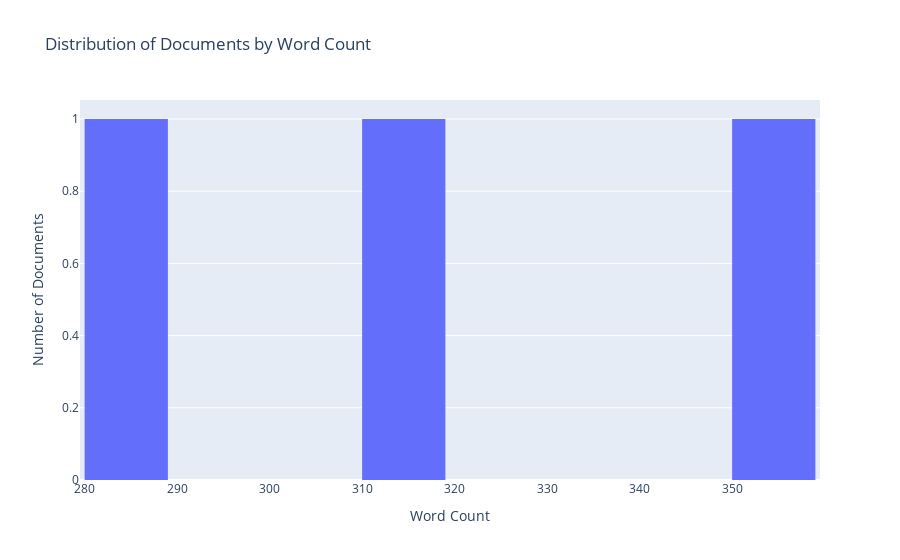
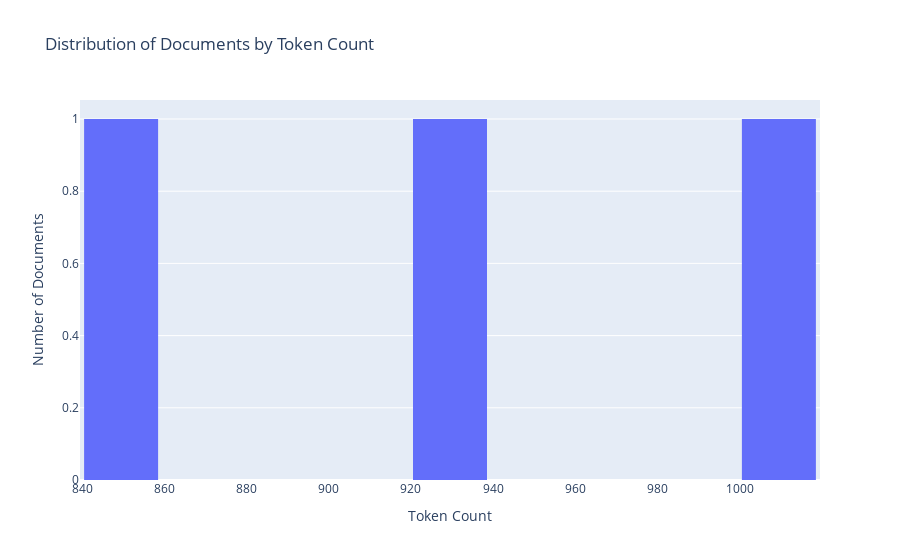
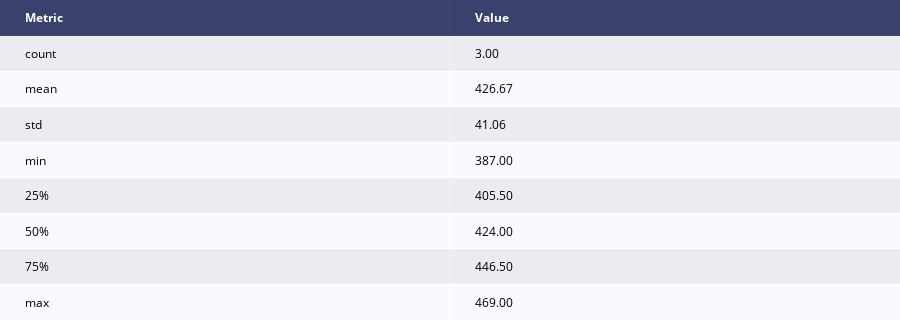
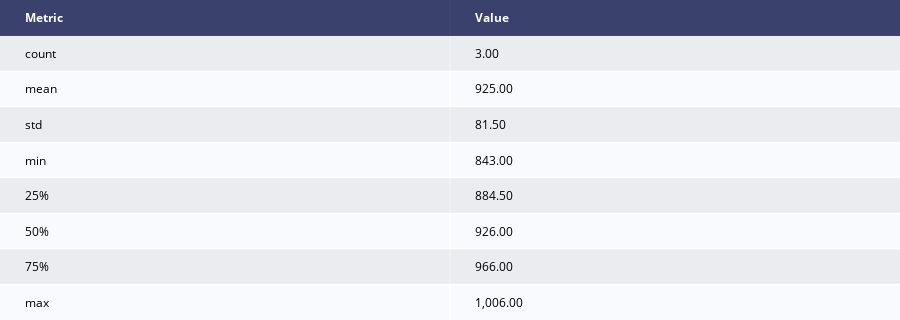

Notebook source saved alongside these figures, in order:
### Markdown cell above
## Teaching staff stats after cleaning

### Code cell
du.histogram_word_count_multiple_docs(cleaned_teachingstaff)
du.histogram_token_count_multiple_docs(cleaned_teachingstaff)
du.generate_document_statistics_by_word_count(cleaned_teachingstaff)
du.generate_document_statistics_by_tokens(cleaned_teachingstaff)
du.bar_plot_word_frequency(cleaned_teachingstaff, top_n=20)
du.bar_plot_ngram_frequency(cleaned_teachingstaff, n=2, top_n=20)

### Figure 1 — Plotly figure (JSON) as saved in the notebook; plotly's stock layout.template omitted (floating-point values rounded to 4 significant figures)
{"data": [{"bingroup": "x", "hovertemplate": "Word Count=%{x}<br>count=%{y}<extra></extra>", "legendgroup": "", "marker": {"color": "#636efa", "pattern": {"shape": ""}}, "name": "", "nbinsx": 10, "orientation": "v", "showlegend": false, "type": "histogram", "x": [286, 350, 315], "xaxis": "x", "yaxis": "y"}], "layout": {"bargap": 0.1, "barmode": "relative", "legend": {"tracegroupgap": 0}, "title": {"text": "Distribution of Documents by Word Count"}, "xaxis": {"anchor": "y", "domain": [0, 1], "title": {"text": "Word Count"}}, "yaxis": {"anchor": "x", "domain": [0, 1], "title": {"text": "Number of Documents"}}}}

### Figure 2 — Plotly figure (JSON) as saved in the notebook; plotly's stock layout.template omitted (floating-point values rounded to 4 significant figures)
{"data": [{"bingroup": "x", "hovertemplate": "Token Count=%{x}<br>count=%{y}<extra></extra>", "legendgroup": "", "marker": {"color": "#636efa", "pattern": {"shape": ""}}, "name": "", "nbinsx": 15, "orientation": "v", "showlegend": false, "type": "histogram", "x": [843, 1006, 926], "xaxis": "x", "yaxis": "y"}], "layout": {"bargap": 0.1, "barmode": "relative", "legend": {"tracegroupgap": 0}, "title": {"text": "Distribution of Documents by Token Count"}, "xaxis": {"anchor": "y", "domain": [0, 1], "title": {"text": "Token Count"}}, "yaxis": {"anchor": "x", "domain": [0, 1], "title": {"text": "Number of Documents"}}}}

### Figure 3 — Plotly figure (JSON) as saved in the notebook; plotly's stock layout.template omitted (floating-point values rounded to 4 significant figures)
{"data": [{"colorscale": [[0, "#00083e"], [0.5, "#ededee"], [1, "#ffffff"]], "hoverinfo": "none", "opacity": 0.75, "showscale": false, "type": "heatmap", "z": [[0, 0], [0.5, 0.5], [1, 1], [0.5, 0.5], [1, 1], [0.5, 0.5], [1, 1], [0.5, 0.5], [1, 1]]}], "layout": {"annotations": [{"align": "center", "font": {"color": "#ffffff"}, "showarrow": false, "text": "<b>Metric</b>", "x": -0.45, "xanchor": "left", "xref": "x", "y": 0, "yref": "y"}, {"align": "center", "font": {"color": "#ffffff"}, "showarrow": false, "text": "<b>Value</b>", "x": 0.55, "xanchor": "left", "xref": "x", "y": 0, "yref": "y"}, {"align": "center", "font": {"color": "#000000"}, "showarrow": false, "text": "count", "x": -0.45, "xanchor": "left", "xref": "x", "y": 1, "yref": "y"}, {"align": "center", "font": {"color": "#000000"}, "showarrow": false, "text": "3.00", "x": 0.55, "xanchor": "left", "xref": "x", "y": 1, "yref": "y"}, {"align": "center", "font": {"color": "#000000"}, "showarrow": false, "text": "mean", "x": -0.45, "xanchor": "left", "xref": "x", "y": 2, "yref": "y"}, {"align": "center", "font": {"color": "#000000"}, "showarrow": false, "text": "426.67", "x": 0.55, "xanchor": "left", "xref": "x", "y": 2, "yref": "y"}, {"align": "center", "font": {"color": "#000000"}, "showarrow": false, "text": "std", "x": -0.45, "xanchor": "left", "xref": "x", "y": 3, "yref": "y"}, {"align": "center", "font": {"color": "#000000"}, "showarrow": false, "text": "41.06", "x": 0.55, "xanchor": "left", "xref": "x", "y": 3, "yref": "y"}, {"align": "center", "font": {"color": "#000000"}, "showarrow": false, "text": "min", "x": -0.45, "xanchor": "left", "xref": "x", "y": 4, "yref": "y"}, {"align": "center", "font": {"color": "#000000"}, "showarrow": false, "text": "387.00", "x": 0.55, "xanchor": "left", "xref": "x", "y": 4, "yref": "y"}, {"align": "center", "font": {"color": "#000000"}, "showarrow": false, "text": "25%", "x": -0.45, "xanchor": "left", "xref": "x", "y": 5, "yref": "y"}, {"align": "center", "font": {"color": "#000000"}, "showarrow": false, "text": "405.50", "x": 0.55, "xanchor": "left", "xref": "x", "y": 5, "yref": "y"}, {"align": "center", "font": {"color": "#000000"}, "showarrow": false, "text": "50%", "x": -0.45, "xanchor": "left", "xref": "x", "y": 6, "yref": "y"}, {"align": "center", "font": {"color": "#000000"}, "showarrow": false, "text": "424.00", "x": 0.55, "xanchor": "left", "xref": "x", "y": 6, "yref": "y"}, {"align": "center", "font": {"color": "#000000"}, "showarrow": false, "text": "75%", "x": -0.45, "xanchor": "left", "xref": "x", "y": 7, "yref": "y"}, {"align": "center", "font": {"color": "#000000"}, "showarrow": false, "text": "446.50", "x": 0.55, "xanchor": "left", "xref": "x", "y": 7, "yref": "y"}, {"align": "center", "font": {"color": "#000000"}, "showarrow": false, "text": "max", "x": -0.45, "xanchor": "left", "xref": "x", "y": 8, "yref": "y"}, {"align": "center", "font": {"color": "#000000"}, "showarrow": false, "text": "469.00", "x": 0.55, "xanchor": "left", "xref": "x", "y": 8, "yref": "y"}], "height": 320, "margin": {"b": 0, "l": 0, "r": 0, "t": 0}, "title": {"text": "Document Statistics"}, "xaxis": {"dtick": 1, "gridwidth": 2, "showticklabels": false, "tick0": -0.5, "ticks": "", "zeroline": false}, "yaxis": {"autorange": "reversed", "dtick": 1, "gridwidth": 2, "showticklabels": false, "tick0": 0.5, "ticks": "", "zeroline": false}}}

### Figure 4 — Plotly figure (JSON) as saved in the notebook; plotly's stock layout.template omitted (floating-point values rounded to 4 significant figures)
{"data": [{"colorscale": [[0, "#00083e"], [0.5, "#ededee"], [1, "#ffffff"]], "hoverinfo": "none", "opacity": 0.75, "showscale": false, "type": "heatmap", "z": [[0, 0], [0.5, 0.5], [1, 1], [0.5, 0.5], [1, 1], [0.5, 0.5], [1, 1], [0.5, 0.5], [1, 1]]}], "layout": {"annotations": [{"align": "center", "font": {"color": "#ffffff"}, "showarrow": false, "text": "<b>Metric</b>", "x": -0.45, "xanchor": "left", "xref": "x", "y": 0, "yref": "y"}, {"align": "center", "font": {"color": "#ffffff"}, "showarrow": false, "text": "<b>Value</b>", "x": 0.55, "xanchor": "left", "xref": "x", "y": 0, "yref": "y"}, {"align": "center", "font": {"color": "#000000"}, "showarrow": false, "text": "count", "x": -0.45, "xanchor": "left", "xref": "x", "y": 1, "yref": "y"}, {"align": "center", "font": {"color": "#000000"}, "showarrow": false, "text": "3.00", "x": 0.55, "xanchor": "left", "xref": "x", "y": 1, "yref": "y"}, {"align": "center", "font": {"color": "#000000"}, "showarrow": false, "text": "mean", "x": -0.45, "xanchor": "left", "xref": "x", "y": 2, "yref": "y"}, {"align": "center", "font": {"color": "#000000"}, "showarrow": false, "text": "925.00", "x": 0.55, "xanchor": "left", "xref": "x", "y": 2, "yref": "y"}, {"align": "center", "font": {"color": "#000000"}, "showarrow": false, "text": "std", "x": -0.45, "xanchor": "left", "xref": "x", "y": 3, "yref": "y"}, {"align": "center", "font": {"color": "#000000"}, "showarrow": false, "text": "81.50", "x": 0.55, "xanchor": "left", "xref": "x", "y": 3, "yref": "y"}, {"align": "center", "font": {"color": "#000000"}, "showarrow": false, "text": "min", "x": -0.45, "xanchor": "left", "xref": "x", "y": 4, "yref": "y"}, {"align": "center", "font": {"color": "#000000"}, "showarrow": false, "text": "843.00", "x": 0.55, "xanchor": "left", "xref": "x", "y": 4, "yref": "y"}, {"align": "center", "font": {"color": "#000000"}, "showarrow": false, "text": "25%", "x": -0.45, "xanchor": "left", "xref": "x", "y": 5, "yref": "y"}, {"align": "center", "font": {"color": "#000000"}, "showarrow": false, "text": "884.50", "x": 0.55, "xanchor": "left", "xref": "x", "y": 5, "yref": "y"}, {"align": "center", "font": {"color": "#000000"}, "showarrow": false, "text": "50%", "x": -0.45, "xanchor": "left", "xref": "x", "y": 6, "yref": "y"}, {"align": "center", "font": {"color": "#000000"}, "showarrow": false, "text": "926.00", "x": 0.55, "xanchor": "left", "xref": "x", "y": 6, "yref": "y"}, {"align": "center", "font": {"color": "#000000"}, "showarrow": false, "text": "75%", "x": -0.45, "xanchor": "left", "xref": "x", "y": 7, "yref": "y"}, {"align": "center", "font": {"color": "#000000"}, "showarrow": false, "text": "966.00", "x": 0.55, "xanchor": "left", "xref": "x", "y": 7, "yref": "y"}, {"align": "center", "font": {"color": "#000000"}, "showarrow": false, "text": "max", "x": -0.45, "xanchor": "left", "xref": "x", "y": 8, "yref": "y"}, {"align": "center", "font": {"color": "#000000"}, "showarrow": false, "text": "1,006.00", "x": 0.55, "xanchor": "left", "xref": "x", "y": 8, "yref": "y"}], "height": 320, "margin": {"b": 0, "l": 0, "r": 0, "t": 0}, "title": {"text": "Token-Based Document Statistics"}, "xaxis": {"dtick": 1, "gridwidth": 2, "showticklabels": false, "tick0": -0.5, "ticks": "", "zeroline": false}, "yaxis": {"autorange": "reversed", "dtick": 1, "gridwidth": 2, "showticklabels": false, "tick0": 0.5, "ticks": "", "zeroline": false}}}
